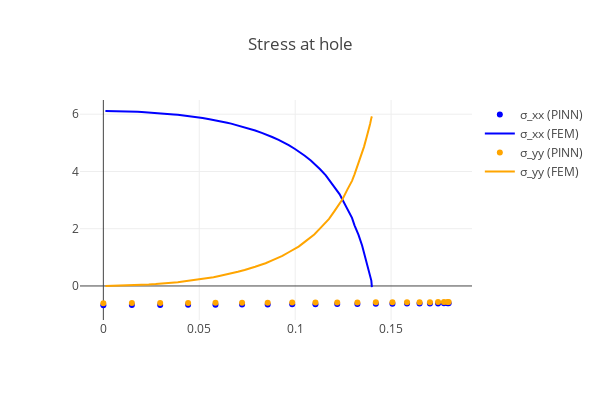

The notebook cell this image was saved under:
### Markdown cell above
## Visualization of results

### Code cell
stress_hole = torch.vmap(sigma)(hole)
data_hole = np.loadtxt(f"data/hole_Rx={Rx}.csv", delimiter=",")
data_hole = data_hole[data_hole[:, 0].argsort()]

with torch.no_grad():
    fig = go.Figure()
    m1 = dict(color="blue")
    m2 = dict(color="orange")
    fig.add_trace(
        go.Scatter(
            x=hole[:, 0],
            y=stress_hole[:, 0, 0],
            marker=m1,
            mode="markers",
            name="σ_xx (PINN)",
        )
    )
    fig.add_trace(
        go.Scatter(
            x=data_hole[:, 0],
            y=data_hole[:, 2],
            marker=m1,
            mode="lines",
            name="σ_xx (FEM)",
        )
    )
    fig.add_trace(
        go.Scatter(
            x=hole[:, 0],
            y=stress_hole[:, 1, 1],
            marker=m2,
            mode="markers",
            name="σ_yy (PINN)",
        )
    )
    fig.add_trace(
        go.Scatter(
            x=data_hole[:, 0],
            y=data_hole[:, 3],
            marker=m2,
            mode="lines",
            name="σ_yy (FEM)",
        )
    )
    fig.update_layout(
        template="none", width=600, height=400, title="Stress at hole", showlegend=True
    )
    fig.show()
